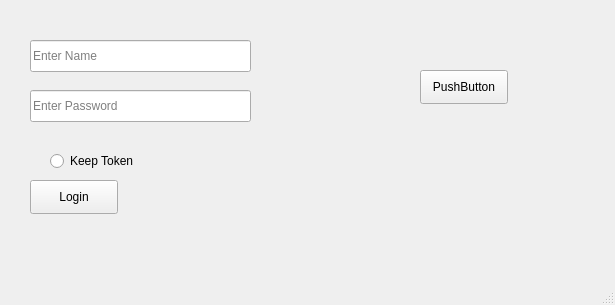
<?xml version="1.0" encoding="UTF-8"?>
<ui version="4.0">
 <class>MainWindow</class>
 <widget class="QMainWindow" name="MainWindow">
  <property name="geometry">
   <rect>
    <x>0</x>
    <y>0</y>
    <width>615</width>
    <height>305</height>
   </rect>
  </property>
  <property name="windowTitle">
   <string>Authentification</string>
  </property>
  <widget class="QWidget" name="centralwidget">
   <widget class="QLineEdit" name="lineEdit">
    <property name="geometry">
     <rect>
      <x>30</x>
      <y>90</y>
      <width>221</width>
      <height>32</height>
     </rect>
    </property>
    <property name="placeholderText">
     <string>Enter Password</string>
    </property>
   </widget>
   <widget class="QLabel" name="label">
    <property name="geometry">
     <rect>
      <x>290</x>
      <y>10</y>
      <width>361</width>
      <height>271</height>
     </rect>
    </property>
    <property name="text">
     <string/>
    </property>
    <property name="pixmap">
     <pixmap>../../Bureau/k.jpg</pixmap>
    </property>
   </widget>
   <widget class="QLineEdit" name="lineEdit_2">
    <property name="geometry">
     <rect>
      <x>30</x>
      <y>40</y>
      <width>221</width>
      <height>32</height>
     </rect>
    </property>
    <property name="placeholderText">
     <string>Enter Name</string>
    </property>
   </widget>
   <widget class="QRadioButton" name="radioButton">
    <property name="geometry">
     <rect>
      <x>50</x>
      <y>150</y>
      <width>105</width>
      <height>22</height>
     </rect>
    </property>
    <property name="text">
     <string>Keep Token</string>
    </property>
   </widget>
   <widget class="QPushButton" name="pushButton">
    <property name="geometry">
     <rect>
      <x>420</x>
      <y>70</y>
      <width>88</width>
      <height>34</height>
     </rect>
    </property>
    <property name="text">
     <string>PushButton</string>
    </property>
   </widget>
   <widget class="QPushButton" name="pushButton_2">
    <property name="geometry">
     <rect>
      <x>30</x>
      <y>180</y>
      <width>88</width>
      <height>34</height>
     </rect>
    </property>
    <property name="text">
     <string>Login</string>
    </property>
   </widget>
   <zorder>label</zorder>
   <zorder>lineEdit</zorder>
   <zorder>lineEdit_2</zorder>
   <zorder>radioButton</zorder>
   <zorder>pushButton</zorder>
   <zorder>pushButton_2</zorder>
  </widget>
  <widget class="QMenuBar" name="menubar">
   <property name="geometry">
    <rect>
     <x>0</x>
     <y>0</y>
     <width>615</width>
     <height>30</height>
    </rect>
   </property>
  </widget>
  <widget class="QStatusBar" name="statusbar"/>
 </widget>
 <resources>
  <include location="../../Bureau/W_E/team-liquid-logo-AC6053E709-seeklogo.com.png"/>
 </resources>
 <connections/>
</ui>
